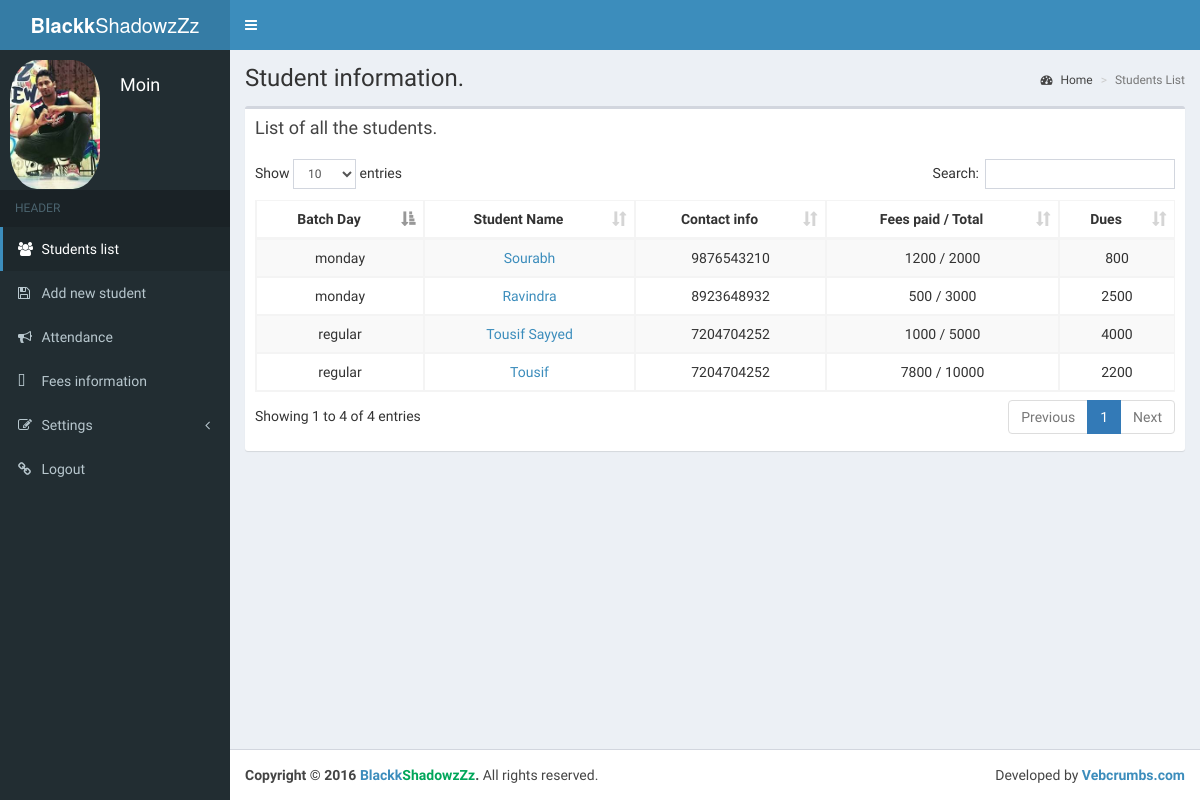
/pages/student/studentlist.php (signed in), run on an earlier commit of the app's database.
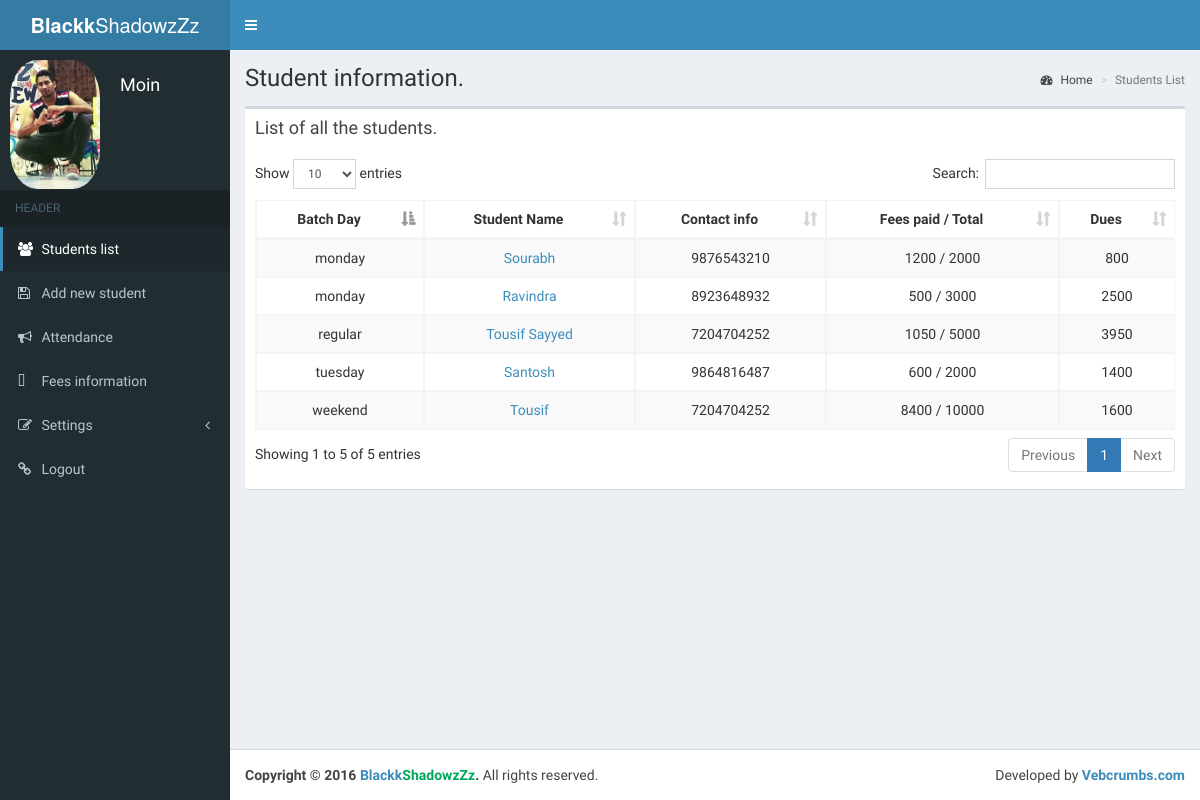
And on a later commit of the database.
### tables this page shows
CREATE TABLE IF NOT EXISTS `student_info` (
`id` int(11) NOT NULL,
  `name` varchar(30) NOT NULL,
  `email` varchar(30) NOT NULL,
  `contact` varchar(30) NOT NULL,
  `age` int(11) NOT NULL,
  `doj` varchar(30) NOT NULL,
  `totalfees` int(11) NOT NULL,
  `feespaid` int(11) NOT NULL,
  `address` varchar(50) NOT NULL,
  `myfile` varchar(30) NOT NULL,
  `batch` varchar(50) NOT NULL,
  `gender` varchar(10) NOT NULL,
  `occupation` varchar(100) NOT NULL
);

### pages/student/studentlist.php (the view, shortened to what the changed rows need)
<!DOCTYPE html>
<html>
<head>
  <link rel="stylesheet" href="../../bootstrap/css/bootstrap.min.css">
  <link rel="stylesheet" href="../../plugins/datepicker/datepicker3.css">
  <link rel="stylesheet" href="../../plugins/datatables/dataTables.bootstrap.css">
  <link rel="stylesheet" href="../../dist/css/AdminLTE.min.css">
    <link rel="stylesheet" href="../../assets/plugins/Font-Awesome/css/font-awesome.css" />
  <link rel="stylesheet" href="../../plugins/ionicons.min.css">
  <link rel="stylesheet" href="../../plugins/font-awesome.min.css">
  <link rel="stylesheet" href="../../dist/css/skins/_all-skins.min.css">
</head>
<body class="hold-transition skin-blue sidebar-mini fixed">
<div class="wrapper">
  <?php include_once '../include/sidebar.php';?>
  <div class="content-wrapper">
    <section class="content-header">
      <h1>
        Student information.
      </h1>
    </section>
    <section class="content">
      <div class="row">
        <div class="col-xs-12">
          <div class="box">
            <div class="box-header">
              <h3 class="box-title">List of all the students.</h3>
            </div>
            <div class="box-body">
              <table id="example1" class="table table-bordered table-striped text-center">
                <thead>
                <tr>
                  <th>Batch Day</th>
                  <th>Student Name</th>
                  <th>Contact info</th>
                  <th class='text-center'>Fees paid / Total</th>
                  <th>Dues</th>
                </tr>
                </thead>
                <tbody>
                            <?php
$q=mysql_query("select *from student_info order by doj desc");
$num=mysql_num_rows($q);
if($num > 0)
{
	while($row=mysql_fetch_array($q))
	{
		$name=$row['name'];
		$id=$row['id'];
		$batch=$row['batch'];
		$contact=$row['contact'];
		$feespaid=$row['feespaid'];
		$totalfees=$row['totalfees'];
		$dues=$row['totalfees']-$row['feespaid'];
		?>
                <tr>
                  <td><?php echo $batch;?></td>
                  <td><a href="viewdetail.php?id=<?php echo $id;?>"><span id="name"><?php echo ucfirst($name);?></span></a></td>
                  <td><?php echo $contact;?></td>
                  <td class="text-center"><?php echo $feespaid." / ".$totalfees;?></td>
                  <td><?php echo $dues;?></td>
                  		<?php
	}
}
?>
                </tr>
                </tbody>
              </table>
            </div>
          </div>
        </div>
      </div>
    </section>
  </div>
</div>
</body>
</html>

### pages/include/sidebar.php (shortened to what the changed rows need)
<?php
$email = $_SESSION["email"]; ?>
  <aside class="main-sidebar">
<aside class="main-sidebar">
    <section class="sidebar">
        <?php
        $sql = mysql_query("select * from login_info where email='$email'");
        $num = mysql_num_rows($sql);
        if ($num > 0){
        while ($row = mysql_fetch_array($sql))
        {
        ?>
        <div class="user-panel">
            <div style='width:120px;height:120px;' class="pull-left image">
                <img style='max-width:90px ;border-radius:30% ;' src="<?php echo $row['myfile']; ?>" class="img-circle"
                     alt="User Image">
            </div>
            <div style='margin-left:50px;' class="pull-left info">
                <h4><?php echo $row['name']; ?></h4>
                <?php
                }
                }
                ?>
            </div>
        </div>
    </section>
</aside></aside>

What changed in the data, as far as the page shows it:
added student_info: batch "tuesday", name "Santosh", contact "9864816487", feespaid "600", totalfees "2000", dues "1400"
changed student_info "regular": feespaid "1000" → "1050"; dues "4000" → "3950"
changed student_info "Tousif": batch "regular" → "weekend"; feespaid "7800" → "8400"; dues "2200" → "1600"
Also different on the page:
text written by a page script: "Show entries Search: Showing 1 to 4 of 4 entries Previous 1 Next" → "Show entries Search: Showing 1 to 5 of 5 entries Previous 1 Next"
